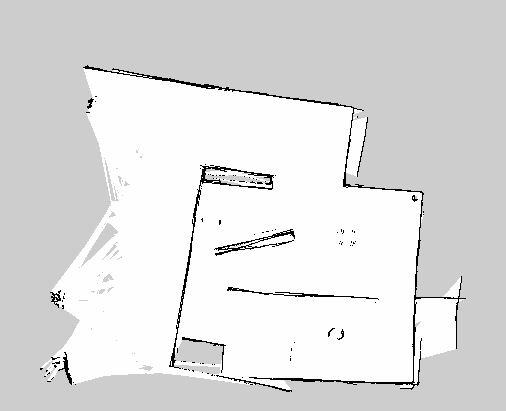
#> input picture map.png, 506 x 411 px
$ python imageCleaner.py   (older library calls are emulated)
#> lines starting #> are read from the running program, lines starting #| are printed output that depends on the picture; after the words box and inside, x2 and y2 are one past the last pixel; in counts of white or black regions, pixels touching at a corner belong together
import numpy as np
from skimage import io
from skimage import morphology
from skimage.morphology import disk
from matplotlib import pyplot as plt


image = io.imread("map.png",as_gray=True)
#> image is the input picture: shape (411, 506) float64; min 0, max 0.996, mean 0.871
#Get all places where we are certain we can move
indicesWhite = np.where(image == image.max())
#> indicesWhite = 89094 positions, rows 68 to 389, columns 41 to 463
#Make a zero map
binaryImage = np.zeros(image.shape)
#colour places that we can move to in the map
binaryImage[indicesWhite] = 1

#just shows the binary map even though quite messy
# plt.imshow(binaryImage, cmap=plt.cm.gray)
# plt.show()

#labels the image
labeled = morphology.label(binaryImage, connectivity=1)

# Find the label that you would like to keep in this plot and set that to be the value for the next line
# plt.imshow(labeled, cmap=plt.cm.gray)
# plt.show()

indicesWhite = np.where(labeled == 1)

#turn the rest black basically
binaryImage = np.zeros(binaryImage.shape)
binaryImage[indicesWhite] = 1

#smooth the image heavily
binaryImage = morphology.binary_opening(binaryImage, selem=disk(13))
#increase object size
binaryImage = morphology.binary_erosion(binaryImage, selem=disk(13))
#Display
plt.imshow(binaryImage, cmap=plt.cm.gray)
plt.show()
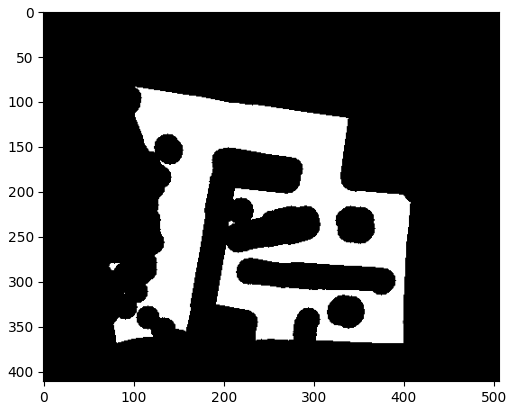
#> figure drawn by matplotlib, 1 panel

#me just being pedantic to ensure that the floating white spot goes away
labeled = morphology.label(binaryImage, connectivity=1)
plt.imshow(labeled, cmap=plt.cm.gray)
plt.show()
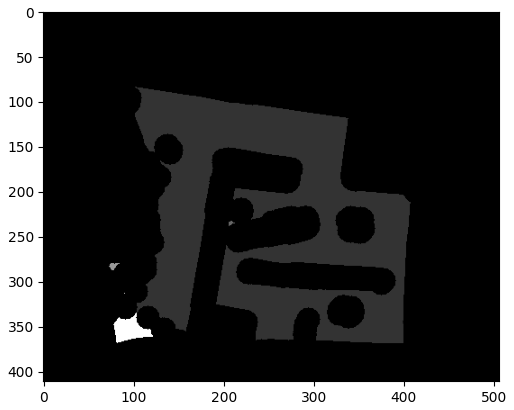
#> figure drawn by matplotlib, 1 panel
indicesBlack = np.where(labeled == 2)
binaryImage[indicesBlack] = 0

#invert the image and now we will colour missing parts
indicesWhite = np.where(binaryImage == 0)
invertedImage = np.zeros(binaryImage.shape)
invertedImage[indicesWhite] = 1

#label again to find labels we want to make nonzero
labeled = morphology.label(invertedImage, connectivity=1)
plt.imshow(labeled, cmap=plt.cm.gray)
plt.show()
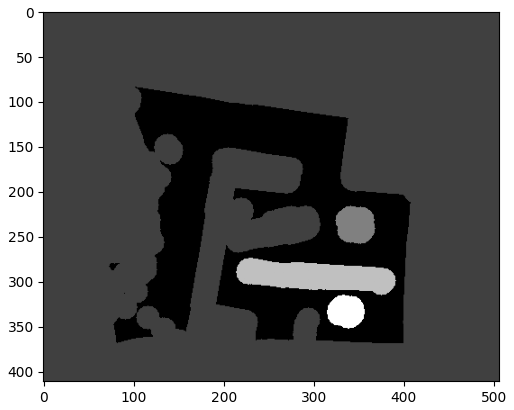
#> figure drawn by matplotlib, 1 panel
indicesBlack = np.where(labeled == 2)
labeled[indicesBlack] = 0
indicesBlack = np.where(labeled == 8)
labeled[indicesBlack] = 0
plt.imshow(labeled, cmap=plt.cm.gray)
plt.show()

#invert this back
indicesWhite = np.where(labeled ==0)
binaryImage = np.zeros(labeled.shape)
binaryImage[indicesWhite] = 1
labeled = morphology.label(binaryImage, connectivity=1)
plt.imshow(labeled, cmap=plt.cm.gray)
plt.show()
indicesWhite = np.where(labeled == 1)
binaryImage = np.zeros(binaryImage.shape)
binaryImage[indicesWhite] = 1

io.imsave("cleanImage.pgm",binaryImage)
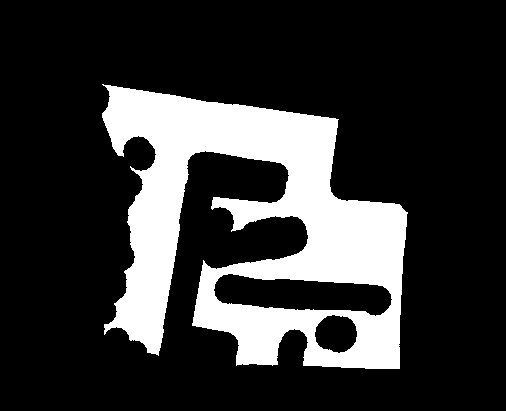
#> saved as cleanImage.pgm: shape (411, 506) float32; values 0 (black) and 1 (white), 20.9% white; 1 white region, box (x1, y1, x2, y2) and area: (102, 84, 408, 369) 43392
